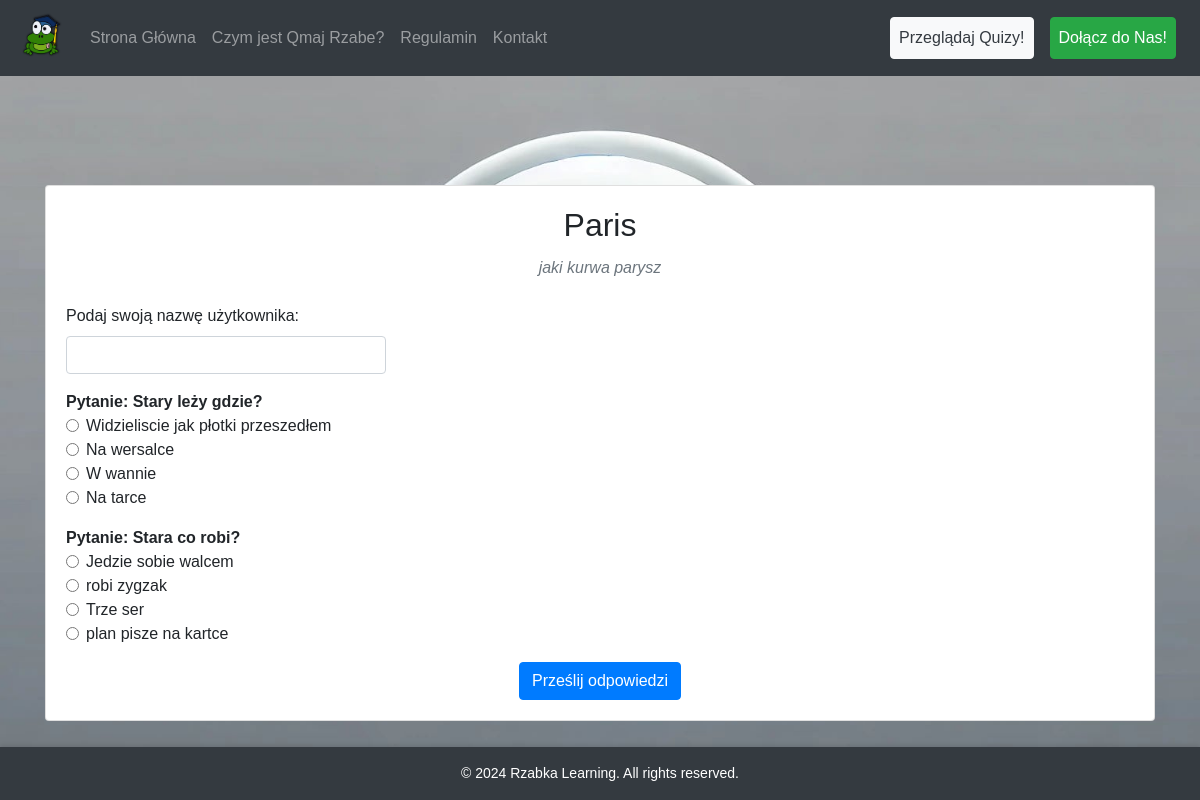
/attend/guest/10/, run on the app's committed database.
### quizAPP/models.py (models this page shows, shortened)
class Quiz(models.Model):
    title = models.CharField(max_length=200)
    description = models.TextField(blank=True, null=True)
    created_by = models.ForeignKey(User, on_delete=models.PROTECT, related_name='quizzes')

class Question(models.Model):
    quiz = models.ForeignKey(Quiz, related_name='questions', on_delete=models.CASCADE)
    question_text = models.CharField(max_length=500)
    answer1 = models.CharField(max_length=200)
    answer2 = models.CharField(max_length=200)
    answer3 = models.CharField(max_length=200)
    answer4 = models.CharField(max_length=200)
    correct_answer = models.IntegerField()      #choice from 1 to 4

### testsAPP/views.py (the view)
# urls.py: path('guest/<int:quiz_id>/', views.attend_quiz_guest, name='attend_quiz_guest')
def attend_quiz_guest(request, quiz_id):
    quiz = get_object_or_404(Quiz, id=quiz_id)
    return render(request, 'test/attendquizguest.html', {'quiz': quiz})

### templates/test/attendquizguest.html (shortened to what this page needs)
{% extends "home_base.html" %}
{% block content %}
<div class="container mt-4">
    <div class="card">
        <div class="card-body">
            <h2 class="card-title text-center">{{ quiz.title }}</h2>
            <p class="card-text text-muted text-center"><i>{{ quiz.description }}</i></p>
            <form action="{% url 'results' %}" method="post" class="mt-4">
                {% if not user.is_authenticated %}
                <div class="form-group">
                    <label for="username">Podaj swoją nazwę użytkownika:</label>
                    <input type="text" id="username" name="username" class="form-control" style="width: 30%;">
                </div>
                {% endif %}
                {% for question in quiz.questions.all %}
                <div class="mb-3">
                    <strong>Pytanie: {{ question.question_text }}</strong>
                    <div class="form-check">
                        <input class="form-check-input" type="radio" id="answer1-{{ question.id }}" name="question{{ question.id }}" value="1">
                        <label class="form-check-label" for="answer1-{{ question.id }}">{{ question.answer1 }}</label>
                    </div>
                    <div class="form-check">
                        <input class="form-check-input" type="radio" id="answer2-{{ question.id }}" name="question{{ question.id }}" value="2">
                        <label class="form-check-label" for="answer2-{{ question.id }}">{{ question.answer2 }}</label>
                    </div>
                    <div class="form-check">
                        <input class="form-check-input" type="radio" id="answer3-{{ question.id }}" name="question{{ question.id }}" value="3">
                        <label class="form-check-label" for="answer3-{{ question.id }}">{{ question.answer3 }}</label>
                    </div>
                    <div class="form-check">
                        <input class="form-check-input" type="radio" id="answer4-{{ question.id }}" name="question{{ question.id }}" value="4">
                        <label class="form-check-label" for="answer4-{{ question.id }}">{{ question.answer4 }}</label>
                    </div>
                </div>
                {% endfor %}
                <div class="text-center">
                    <button type="submit" class="btn btn-primary">Prześlij odpowiedzi</button>
                </div>
            </form>
        </div>
    </div>
</div>
{% endblock %}

### static/css/styles_mainpage.css (style rules this page uses)
body { margin: 0; font-family: 'Arial', sans-serif; background: url('img/tlo.jpg') no-repeat center center fixed; background-size: cover; display: flex; flex-direction: column; min-height: 100vh; align-items: center; justify-content: center; }

### data on the page
Quiz: title "Paris", description "jaki kurwa parysz"
Question: question_text "Stary leży gdzie?", answer1 "Widzieliscie jak płotki przeszedłem", answer2 "Na wersalce", answer3 "W wannie", answer4 "Na tarce"
Question: question_text "Stara co robi?", answer1 "Jedzie sobie walcem", answer2 "robi zygzak", answer3 "Trze ser", answer4 "plan pisze na kartce"
